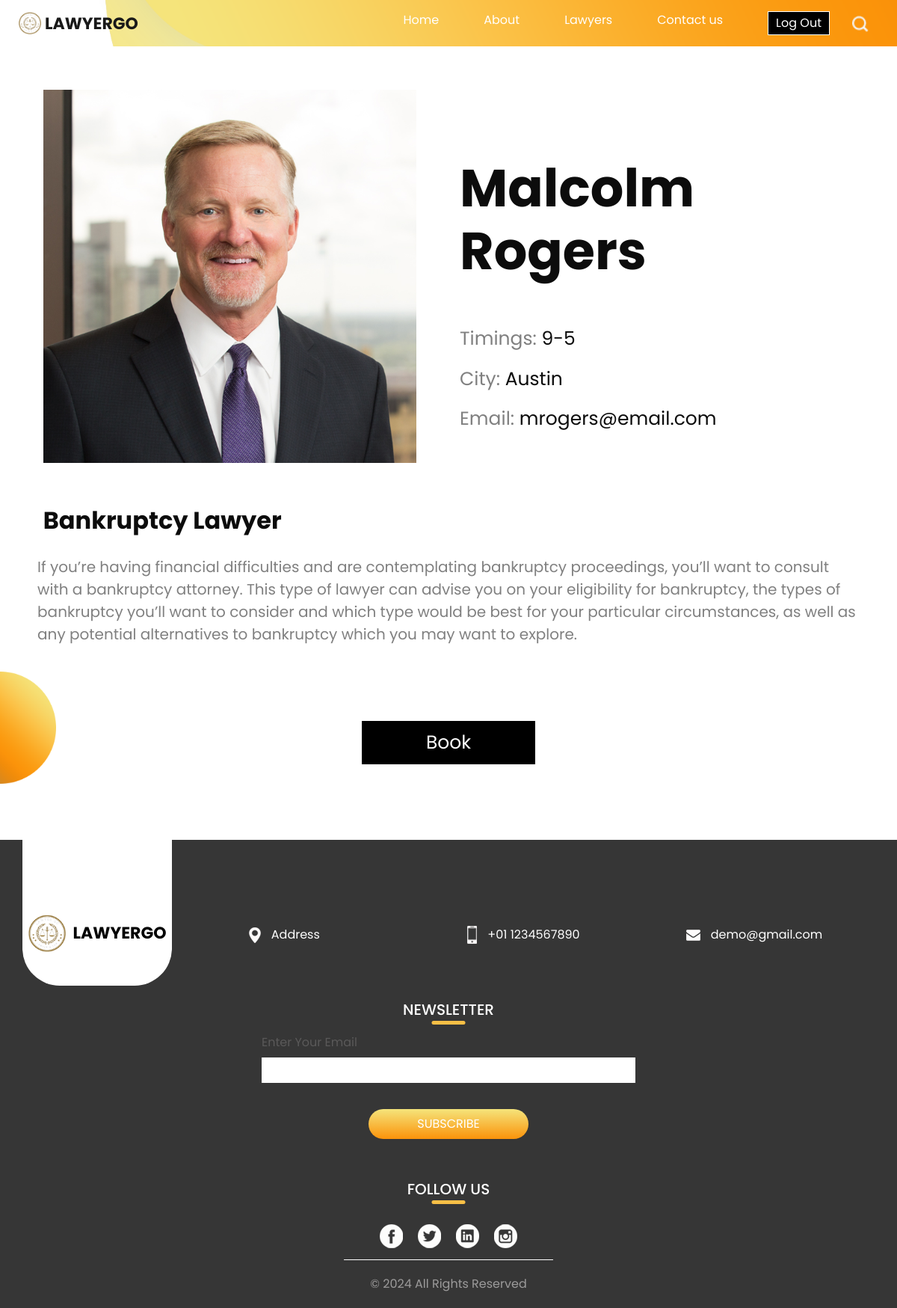
Page /lawyerdetails.php?lawyerid=3 (signed in) on the committed database.
### tables this page shows
CREATE TABLE `lawyer_tb` (
  `id` int(11) NOT NULL,
  `name` varchar(255) NOT NULL,
  `email` varchar(255) NOT NULL,
  `password` varchar(255) NOT NULL,
  `city` varchar(255) NOT NULL,
  `timings` varchar(50) NOT NULL,
  `speciality` varchar(255) NOT NULL,
  `bio` varchar(2000) NOT NULL,
  `picture` varchar(300) NOT NULL
);

### lawyerdetails.php (the view, shortened to what this page needs)
<?php
include('db.php');
?>
<!DOCTYPE html>
<html>
<head>
  <link rel="stylesheet" type="text/css" href="https://cdnjs.cloudflare.com/ajax/libs/OwlCarousel2/2.1.3/assets/owl.carousel.min.css" />
  <link rel="stylesheet" type="text/css" href="css/bootstrap.css" />
  <link href="css/style.css" rel="stylesheet" />
  <link href="css/responsive.css" rel="stylesheet" />
  <link rel="stylesheet" href="css/lawyer.css">
</head>
<body class="sub_page">
  <div class="hero_area">
    <header class="header_section">
      <div class="container-fluid">
      <nav class="navbar navbar-expand-lg custom_nav-container ">
          <a class="navbar-brand" href="Home.php">
            <img src="images/logo.png" alt="">
            <span>
            LawyerGO
            </span>
          </a>
          <div class="collapse navbar-collapse" id="navbarSupportedContent">
            <div class="d-flex ml-auto flex-column flex-lg-row align-items-center">
              <ul class="navbar-nav  ">
                <li class="nav-item active">
                  <a class="nav-link" href="Home.php">Home <span class="sr-only">(current)</span></a>
                </li>
                <li class="nav-item">
                  <a class="nav-link" href="about.php"> About</a>
                </li>
                <li class="nav-item">
                  <a class="nav-link" href="lawyers.php">Lawyers</a>
                </li>
                <li class="nav-item">
                  <a class="nav-link" href="contact.php">Contact us</a>
                </li>
                <li class="nav-item">
                  <a class="nav-link" ><form action="" method="post"><input type="submit" class="logout" name="logout" value="Log Out"></form></a>
                </li>
              </ul>
            </div>
            <div class="quote_btn-container ">
              <form class="form-inline">
                <a href="search.php"><div class="btn  my-2 my-sm-0 nav_search-btn" type="submit"></div></a>
              </form>
            </div>
          </div>
        </nav>
      </div>
    </header>
  </div>
  <section class=" slider_section position-relative">
      <div class="design-box">
        <img src="images/design-1.png" alt="">
      </div>
      <div class="container">
        <div id="carouselExampleIndicators" class="carousel slide" data-ride="carousel">
          <div class="carousel-inner">
            <div class="carousel-item active">
              <div class="row">
  <?php
$lawyerid = $_GET['lawyerid'] ;
$query = "SELECT * FROM lawyer_tb where id = ${lawyerid}";
$row = mysqli_query($con,$query);
$totalrow = mysqli_num_rows($row);
if ($totalrow != 0)
	{
?>
<?php
		while($data = mysqli_fetch_assoc($row))
		{
			echo "
      <div class='col-md-6'>
      <div class='img-box'>
        <img src='". $data["picture"]."'>
      </div>
        <h5 class =p>
          "
          . $data["speciality"].
          "
        </h5>
      </div>
    <div class='col-md-6'>
    <div class='name'>
    <h6>
      ". $data["name"].
      "
    </h6>
  </div>
  <br>
  <br>
  <div class='detail-box'>
  <P>
 <span> Timings: </span> " . $data["timings"]. "
  </P>
  <P>
  <span> City: </span>" . $data["city"]. "
  </P>
  <P>
  <span> Email: </span>" . $data["email"]. "
  </P>
  </div>
  </div>
  <div class='col-mds-12'>
  <P class = 'bio'>
  " . $data["bio"]. "
  </P>
  "
            ;
			}
		}
		else
		{
			echo"No Records Found";
			}
?>
<form action="" method="post">
<button class ='order' name="book">Book</button>
</form>
  </div>
</div>
</div>
</div>
</div>
</div>
  </section>
<section class="info_section ">
    <div class="container">
      <div class="info_container">
        <div class="row">
          <div class="col-md-3">
            <div class="info_logo">
              <a href="">
                <img src="images/logo.png" alt="">
                <span>
                  LawyerGo
                </span>
              </a>
            </div>
          </div>
          <div class="col-md-3">
            <div class="info_contact">
              <a href="">
                <img src="images/location.png" alt="">
                <span>
                  Address
                </span>
              </a>
            </div>
          </div>
          <div class="col-md-3">
            <div class="info_contact">
              <a href="">
                <img src="images/phone.png" alt="">
                <span>
                  +01 1234567890
                </span>
              </a>
            </div>
          </div>
          <div class="col-md-3">
            <div class="info_contact">
              <a href="">
                <img src="images/mail.png" alt="">
                <span>
                  demo@gmail.com
                </span>
              </a>
            </div>
          </div>
        </div>
        <div class="info_form">
          <div class="d-flex justify-content-center">
            <h5 class="info_heading">
              Newsletter
            </h5>
          </div>
          <form action="">
            <div class="email_box">
              <label for="email2">Enter Your Email</label>
              <input type="text" id="email2">
            </div>
            <div>
              <button>
                subscribe
              </button>
            </div>
          </form>
        </div>
        <div class="info_social">
          <div class="d-flex justify-content-center">
            <h5 class="info_heading">
              Follow Us
            </h5>
          </div>
          <div class="social_box">
            <a href="">
              <img src="images/fb.png" alt="">
            </a>
            <a href="">
              <img src="images/twitter.png" alt="">
            </a>
            <a href="">
              <img src="images/linkedin.png" alt="">
            </a>
            <a href="">
              <img src="images/insta.png" alt="">
            </a>
          </div>
        </div>
      </div>
    </div>
  </section>
  <section class="container-fluid footer_section">
    <p>
      &copy; <span id="displayYear"></span> All Rights Reserved
    </p>
  </section>
</body>
</html>

### css/responsive.css (style rules this page uses)
@media (min-width: 1200px) { .container { max-width: 1170px; } }
#navbarSupportedContent > div.d-flex.ml-auto.flex-column.flex-lg-row.align-items-center > ul > li:nth-child(5) > a > form > input { background:none ; color: white; border:none; background:black; padding:3px; padding-inline:10px; border:1px solid white; }

### css/lawyer.css (style rules this page uses)
.img-box img { height: auto; max-width: 90%; margin: 5%; }
.name h6 { font-size:70px; font-weight: bolder; }
.detail-box { font-size:25px; }
.p { font-size:32px; margin: 5%; font-weight: bold; }
.detail-box span { font-size:25px; color: gray; }
.bio { font-size:20px; color: gray; margin-inline : 3%; }
.order { text-align: center; margin-inline: 40%; width: 20%; font-size: 25px; background-color: black; padding: 10px; display: block; border: 1px solid white; color: white; }

### lawyerdetails.php (style rules this page uses)
.order { margin-block:100px; }
#navbarSupportedContent > div.d-flex.ml-auto.flex-column.flex-lg-row.align-items-center > ul > li:nth-child(5) > a > form > input { background:none ; color: white; border:none; background:black; padding:3px; padding-inline:10px; border:1px solid white; }
.img-box { margin-block:30px }

### rows in the picture
lawyer_tb: picture (picture), speciality "Bankruptcy Lawyer", name "Malcolm Rogers", timings "9-5", city "Austin", email "mrogers@email.com", bio "If you’re having financial difficulties and are contemplating bankruptcy proceedings, you’ll want to consult with a bankruptcy attorney. This type of lawyer can advise you on your eligibility for bankruptcy, the types of bankruptcy you’ll want to consider and which type would be best for your particular circumstances, as well as any potential alternatives to bankruptcy which you may want to explore."
